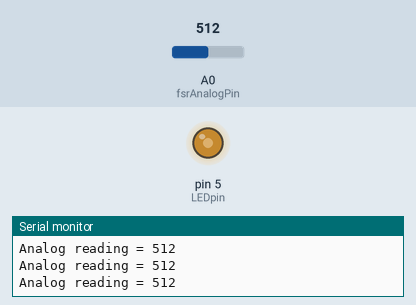
This sketch was run on a simulated Arduino Uno, built with avr-gcc and run on an emulated ATmega328P. On the bench: output pins drawn as LEDs (lit = HIGH), the last lines printed to the serial monitor. The test bench sets the inputs (shaded band); at power-on: A0 (fsrAnalogPin) = 512.

Above: at 1.2 s.
1.3 s: A0 (fsrAnalogPin) set to 716
At 1.6 s:
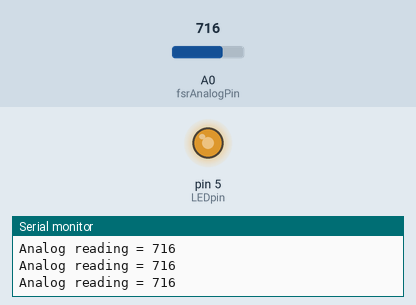
2.8 s: A0 (fsrAnalogPin) set to 900
At 4.0 s:
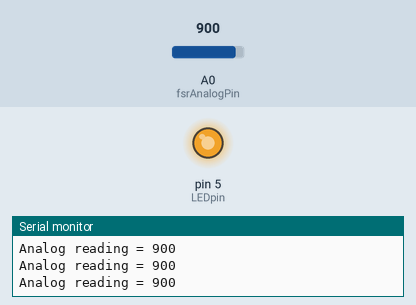
4.3 s: A0 (fsrAnalogPin) set to 122
At 5.5 s:
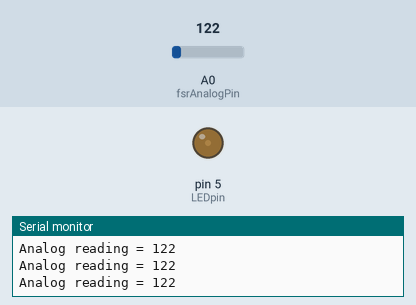
5.8 s: A0 (fsrAnalogPin) set to 0
At 7.0 s:
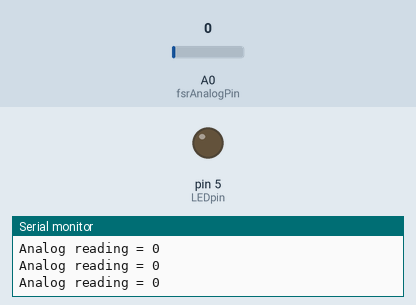
7.3 s: A0 (fsrAnalogPin) set to 511
At 8.4 s:
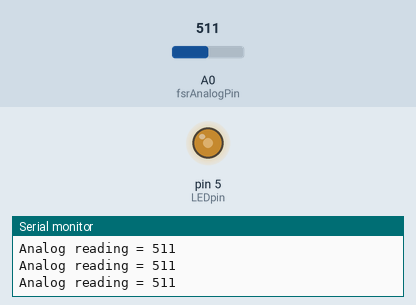
Timing chart, 0 to 9.8 s (numbered marks = the images above; inputs shaded):
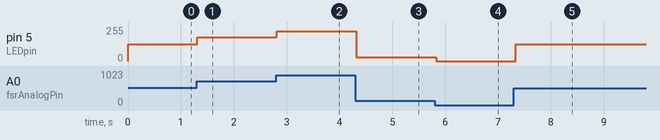

The sketch:

FSRdemo.ino
```cpp
int fsrAnalogPin = 0;
int LEDpin = 5;
int fsrReading;
int LEDbrightness;

void setup()
{
  Serial.begin(9600);
  pinMode(LEDpin,OUTPUT);

}

void loop()
{
 fsrReading = analogRead(fsrAnalogPin);
 Serial.print("Analog reading = ");
 Serial.println(fsrReading);

 LEDbrightness = map(fsrReading, 0, 1023, 0, 255); //map analog reading from 0 to 1023 to 0 to 255

 analogWrite(LEDpin, LEDbrightness); //LED gets brighter the harder you press the sensor

 delay(100);

}
```

Measured:
- after the input at 1.3 s, pin 5 (LEDpin): 127/255 → 178/255 at once
- after the input at 2.8 s, pin 5 (LEDpin): 178/255 → 224/255 at once
- after the input at 4.3 s, pin 5 (LEDpin): 224/255 → 30/255 at once
- after the input at 5.8 s, pin 5 (LEDpin): 30/255 → 0/255 at once
- after the input at 7.3 s, pin 5 (LEDpin): 0/255 → 127/255 at once
